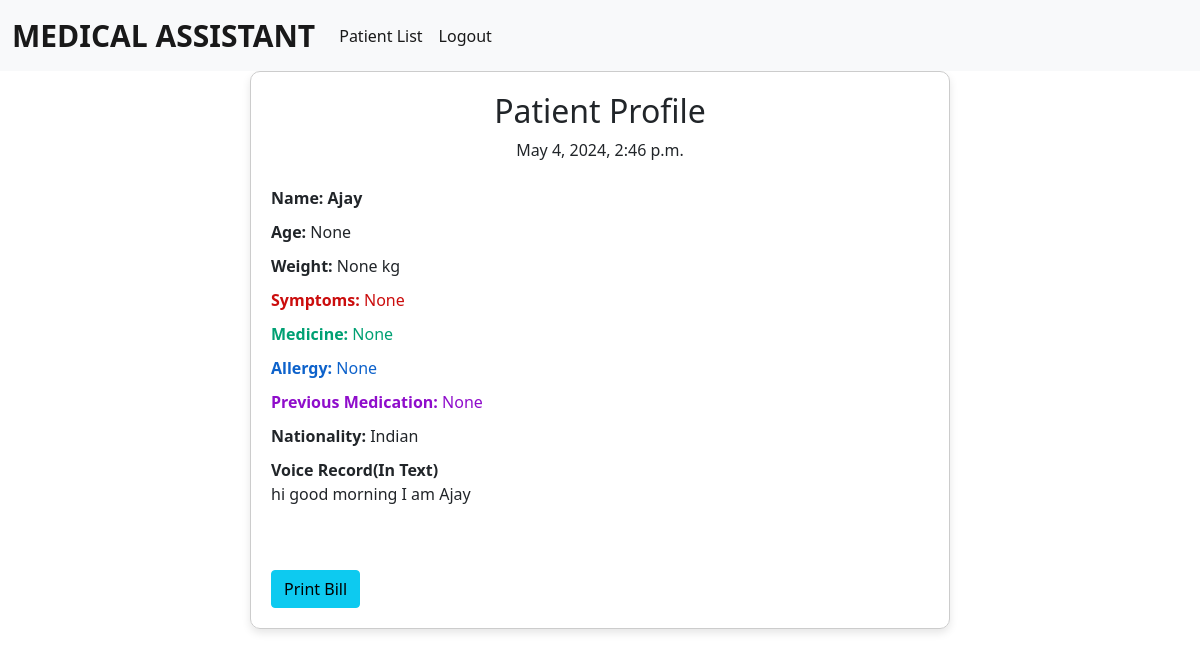
Screenshot of /patientprofile/3 with the database file from the repository.
### app/models.py (models this page shows)
class PatentData(models.Model):
    name = models.CharField(max_length=100, null=True)
    age = models.CharField(max_length=100, null=True)
    medicine = models.CharField(max_length=100, null=True)
    allergy = models.CharField(max_length=100, null=True)
    previous_medication = models.CharField(max_length=100, null=True)
    weight = models.CharField(max_length=100, null=True)
    symptoms = models.TextField(null=True)
    recdata = models.TextField(null=True)
    created_at = models.DateTimeField(auto_now_add=True)

### app/views.py (the view)
# urls.py: path('patientprofile/<int:idd>', views.patientprofile, name='patientprofile'),
def patientprofile(request,idd):
    pdata = PatentData.objects.get(id=idd)
    return render(request, 'patientprofile.html',{"pdata":pdata})

### template/patientprofile.html (shortened to what this page needs)
{% load static %}
<!DOCTYPE html>
<html lang="en">
<head>
    <link href="https://cdn.jsdelivr.net/npm/bootstrap@5.0.2/dist/css/bootstrap.min.css" rel="stylesheet">
</head>
<body>
     <nav class="navbar navbar-expand-lg navbar-light bg-light">
      <div class="container-fluid">
        <a class="navbar-brand" href="#" style="font-weight: bold; font-size: 30px;">MEDICAL ASSISTANT   </a>
        <div class="collapse navbar-collapse" id="navbarSupportedContent">
          <ul class="navbar-nav me-auto mb-2 mb-lg-0">
            <li class="nav-item">
              <a class="nav-link active" aria-current="page" href="{% url 'patientlist' %}">Patient List</a>
            </li>
            <li class="nav-item">
              <a class="nav-link active" aria-current="page" href="{% url 'index' %}">Logout</a>
            </li>
          </ul>
        </div>
      </div>
    </nav>
  <div class="container">
    <div class="profile-card">
      <h2 class="text-center">Patient Profile</h2>
        <p class="text-center  mb-4">{{ pdata.created_at}}</p>
      <div class="profile-field" style="font-weight: bold;">
        <strong>Name:</strong> {{pdata.name}}
      </div>
      <div class="profile-field">
        <strong>Age:</strong> {{pdata.age}}
      </div>
      <div class="profile-field">
        <strong>Weight:</strong> {{pdata.weight}} kg
      </div>
      <div class="profile-field" style="color: rgb(203, 13, 13);">
        <strong>Symptoms:</strong> {{pdata.symptoms}}
      </div>
      <div class="profile-field" style="color: rgb(0, 160, 115);">
        <strong>Medicine:</strong> {{pdata.medicine}}
      </div>
      <div class="profile-field" style="color: rgb(13, 98, 203);">
        <strong>Allergy:</strong> {{pdata.allergy}}
      </div>
      <div class="profile-field" style="color: rgb(143, 13, 203);">
        <strong>Previous Medication:</strong> {{pdata.previous_medication}}
      </div>
      <div class="profile-field">
        <strong>Nationality:</strong> Indian
      </div>
      <div class="profile-field">
        <strong>Voice Record(In Text)</strong>
        <p>
          {{pdata.recdata}}
        </p>
      </div>
      <br><br>
      <button class="btn btn-info" onclick="print()">
        Print Bill
      </button>
    </div>
  </div>
</body>
</html>

### template/patientprofile.html (style rules this page uses)
.profile-card { max-width: 700px; margin: 0 auto; padding: 20px; border: 1px solid #ccc; border-radius: 10px; box-shadow: 0 4px 8px rgba(0, 0, 0, 0.1); }
.profile-field { margin-bottom: 10px; }

### rows the page displays
PatentData: created_at "May 4, 2024, 2:46 p.m.", name "Ajay", age "None", weight "None", symptoms "None", medicine "None", allergy "None", previous_medication "None", recdata "hi good morning I am Ajay"
